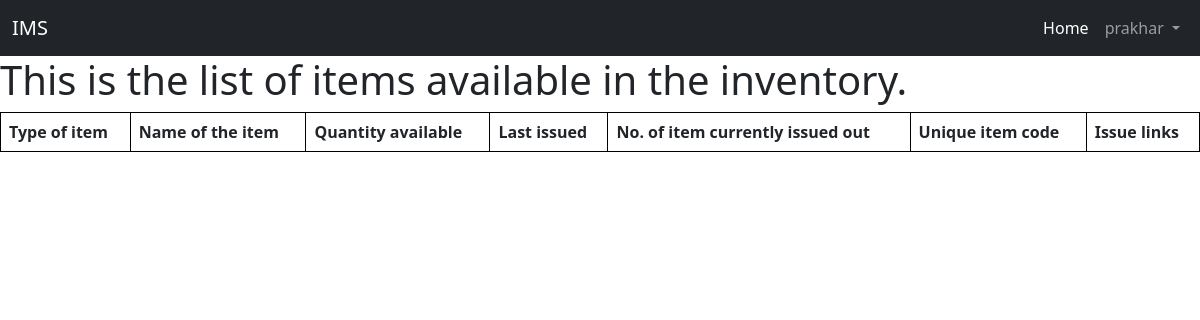
The page /inventory/ (signed in) on the database as committed earlier.
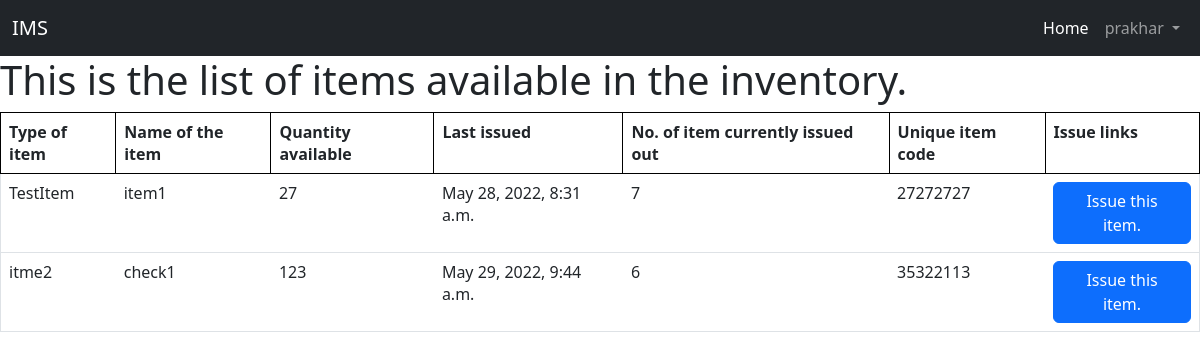
The same page on the database as committed later.
### fnapp/models.py (models this page shows, shortened)
class items(models.Model):
    type_of_item = models.CharField(max_length=50)
    name_of_item = models.CharField(max_length=50)
    qty_available = models.IntegerField(default = 0)
    last_issued = models.DateTimeField()
    no_of_items_issued_out = models.IntegerField(default = 0)
    unique_code = models.IntegerField(default = random.randint(10_000_000, 99_999_999), editable = False)
    added_on = models.DateTimeField(auto_now_add = True, editable = False)

### fnapp/views.py (the view)
# urls.py: path('', views.details, name='details'),
def details(request):
    item_list = items.objects.all()[:]
    context = {'item_list': item_list}
    if request.user.is_authenticated:
        return render(request, 'fnapp/detailspage.html', context)
    else:
        return render(request, 'fnapp/notlogin.html')

### templates/fnapp/detailspage.html (shortened to what this page needs)
<!DOCTYPE html5>
<html lang="en">
<head>
    <link href="https://cdn.jsdelivr.net/npm/bootstrap@5.2.0-beta1/dist/css/bootstrap.min.css" rel="stylesheet">
    <link rel="stylesheet" href="css/styles.css">
</head>
<body>
    <nav class="navbar navbar-expand-lg navbar-dark bg-dark">
        <div class="container-fluid">
          <a class="navbar-brand" href="#">IMS</a>
          <div class="ms-auto">
            <div class="collapse navbar-collapse" id="navbarSupportedContent">
                <ul class="navbar-nav me-auto mb-2 mb-lg-0">
                <li class="nav-item">
                    <a class="nav-link active" aria-current="page" href="http://127.0.0.1:8000/ ">Home</a>
                </li>
                <li class="nav-item dropdown">
                    <a class="nav-link dropdown-toggle" href="#" id="navbarDropdown" role="button" data-bs-toggle="dropdown" aria-expanded="false">
                    {{user.username}}
                    </a>
                </li>
                </ul>
            </div>
        </div>
        </div>
      </nav>
    <h1>This is the list of items available in the inventory.</h1>
    <table class="table">
        <tr>
            <th>Type of item</th>
            <th>Name of the item</th>
            <th>Quantity available</th>
            <th>Last issued</th>
            <th>No. of item currently issued out</th>
            <th>Unique item code</th>
            <th>Issue links</th>
        </tr>
        {% for thing in item_list %}
            <tr >
                <td>{{thing.type_of_item}}</td>
                <td>{{thing.name_of_item}}</td>
                <td>{{thing.qty_available}}</td>
                <td>{{thing.last_issued}}</td>
                <td>{{thing.no_of_items_issued_out}}</td>
                <td>{{thing.unique_code}}</td>
                <td><a class="btn btn-primary" href="http://127.0.0.1:8000/inventory/{{thing.unique_code}}">Issue this item.</a></td>
            </tr>
        {% endfor %}
    </table><br>
</body>
</html>

### templates/fnapp/css/styles.css (style rules this page uses)
table { border: 1px solid black; border-collapse: collapse; }
th { border: 1px solid black; border-collapse: collapse; }

Rows that differ between the two databases and show on the page:
added items: type_of_item "TestItem", name_of_item "item1", qty_available "27", last_issued "May 28, 2022, 8:31 a.m.", no_of_items_issued_out "7", unique_code "27272727"
added items: type_of_item "itme2", name_of_item "check1", qty_available "123", last_issued "May 29, 2022, 9:44 a.m.", no_of_items_issued_out "6", unique_code "35322113"
